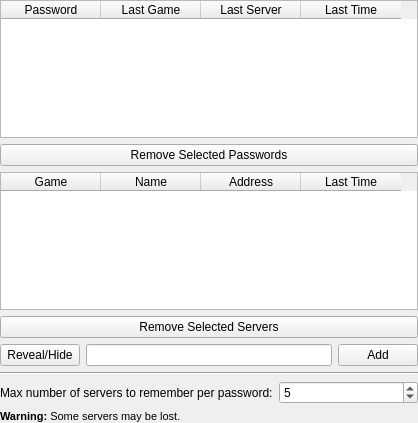
<?xml version="1.0" encoding="UTF-8"?>
<ui version="4.0">
 <class>CFGServerPasswords</class>
 <widget class="QWidget" name="CFGServerPasswords">
  <property name="geometry">
   <rect>
    <x>0</x>
    <y>0</y>
    <width>418</width>
    <height>423</height>
   </rect>
  </property>
  <layout class="QVBoxLayout" name="verticalLayout">
   <property name="margin">
    <number>0</number>
   </property>
   <item>
    <widget class="QTableWidget" name="tablePasswords">
     <property name="editTriggers">
      <set>QAbstractItemView::NoEditTriggers</set>
     </property>
     <property name="selectionBehavior">
      <enum>QAbstractItemView::SelectRows</enum>
     </property>
     <property name="verticalScrollMode">
      <enum>QAbstractItemView::ScrollPerPixel</enum>
     </property>
     <property name="horizontalScrollMode">
      <enum>QAbstractItemView::ScrollPerPixel</enum>
     </property>
     <property name="sortingEnabled">
      <bool>true</bool>
     </property>
     <property name="wordWrap">
      <bool>false</bool>
     </property>
     <attribute name="horizontalHeaderVisible">
      <bool>true</bool>
     </attribute>
     <attribute name="horizontalHeaderHighlightSections">
      <bool>false</bool>
     </attribute>
     <attribute name="verticalHeaderVisible">
      <bool>false</bool>
     </attribute>
     <attribute name="verticalHeaderHighlightSections">
      <bool>false</bool>
     </attribute>
     <column>
      <property name="text">
       <string>Password</string>
      </property>
     </column>
     <column>
      <property name="text">
       <string>Last Game</string>
      </property>
     </column>
     <column>
      <property name="text">
       <string>Last Server</string>
      </property>
     </column>
     <column>
      <property name="text">
       <string>Last Time</string>
      </property>
     </column>
    </widget>
   </item>
   <item>
    <widget class="QPushButton" name="btnRemovePasswords">
     <property name="text">
      <string>Remove Selected Passwords</string>
     </property>
    </widget>
   </item>
   <item>
    <widget class="QTableWidget" name="tableServers">
     <property name="editTriggers">
      <set>QAbstractItemView::NoEditTriggers</set>
     </property>
     <property name="selectionBehavior">
      <enum>QAbstractItemView::SelectRows</enum>
     </property>
     <property name="verticalScrollMode">
      <enum>QAbstractItemView::ScrollPerPixel</enum>
     </property>
     <property name="horizontalScrollMode">
      <enum>QAbstractItemView::ScrollPerPixel</enum>
     </property>
     <property name="sortingEnabled">
      <bool>true</bool>
     </property>
     <property name="wordWrap">
      <bool>false</bool>
     </property>
     <attribute name="horizontalHeaderHighlightSections">
      <bool>false</bool>
     </attribute>
     <attribute name="horizontalHeaderShowSortIndicator" stdset="0">
      <bool>true</bool>
     </attribute>
     <attribute name="verticalHeaderVisible">
      <bool>false</bool>
     </attribute>
     <attribute name="verticalHeaderHighlightSections">
      <bool>false</bool>
     </attribute>
     <column>
      <property name="text">
       <string>Game</string>
      </property>
     </column>
     <column>
      <property name="text">
       <string>Name</string>
      </property>
     </column>
     <column>
      <property name="text">
       <string>Address</string>
      </property>
     </column>
     <column>
      <property name="text">
       <string>Last Time</string>
      </property>
     </column>
    </widget>
   </item>
   <item>
    <widget class="QPushButton" name="btnRemoveServers">
     <property name="text">
      <string>Remove Selected Servers</string>
     </property>
    </widget>
   </item>
   <item>
    <layout class="QHBoxLayout" name="horizontalLayout">
     <item>
      <widget class="QPushButton" name="btnRevealHideToggle">
       <property name="text">
        <string notr="true">Reveal/Hide</string>
       </property>
      </widget>
     </item>
     <item>
      <widget class="QLineEdit" name="lePassword">
       <property name="echoMode">
        <enum>QLineEdit::Password</enum>
       </property>
      </widget>
     </item>
     <item>
      <widget class="QPushButton" name="btnAdd">
       <property name="text">
        <string>Add</string>
       </property>
      </widget>
     </item>
    </layout>
   </item>
   <item>
    <widget class="Line" name="line">
     <property name="orientation">
      <enum>Qt::Horizontal</enum>
     </property>
    </widget>
   </item>
   <item>
    <layout class="QFormLayout" name="formLayout">
     <property name="fieldGrowthPolicy">
      <enum>QFormLayout::AllNonFixedFieldsGrow</enum>
     </property>
     <item row="0" column="0">
      <widget class="QLabel" name="label">
       <property name="text">
        <string>Max number of servers to remember per password:</string>
       </property>
      </widget>
     </item>
     <item row="0" column="1">
      <widget class="QSpinBox" name="spinMaxPasswords">
       <property name="maximum">
        <number>999999999</number>
       </property>
       <property name="value">
        <number>5</number>
       </property>
      </widget>
     </item>
    </layout>
   </item>
   <item>
    <widget class="QLabel" name="lblServerLossWarning">
     <property name="text">
      <string>&lt;!DOCTYPE HTML PUBLIC &quot;-//W3C//DTD HTML 4.0//EN&quot; &quot;http://www.w3.org/TR/REC-html40/strict.dtd&quot;&gt;
&lt;html&gt;&lt;head&gt;&lt;meta name=&quot;qrichtext&quot; content=&quot;1&quot; /&gt;&lt;style type=&quot;text/css&quot;&gt;
p, li { white-space: pre-wrap; }
&lt;/style&gt;&lt;/head&gt;&lt;body style=&quot; font-family:'MS Shell Dlg 2'; font-size:8.25pt; font-weight:400; font-style:normal;&quot;&gt;
&lt;p style=&quot; margin-top:0px; margin-bottom:0px; margin-left:0px; margin-right:0px; -qt-block-indent:0; text-indent:0px;&quot;&gt;&lt;span style=&quot; font-size:8pt; font-weight:600;&quot;&gt;Warning:&lt;/span&gt;&lt;span style=&quot; font-size:8pt;&quot;&gt; Some servers may be lost.&lt;/span&gt;&lt;/p&gt;&lt;/body&gt;&lt;/html&gt;</string>
     </property>
    </widget>
   </item>
  </layout>
 </widget>
 <resources/>
 <connections>
  <connection>
   <sender>btnRemovePasswords</sender>
   <signal>clicked()</signal>
   <receiver>CFGServerPasswords</receiver>
   <slot>removeSelectedPasswords()</slot>
   <hints>
    <hint type="sourcelabel">
     <x>111</x>
     <y>166</y>
    </hint>
    <hint type="destinationlabel">
     <x>417</x>
     <y>256</y>
    </hint>
   </hints>
  </connection>
  <connection>
   <sender>btnAdd</sender>
   <signal>clicked()</signal>
   <receiver>CFGServerPasswords</receiver>
   <slot>addPasswordFromLineEdit()</slot>
   <hints>
    <hint type="sourcelabel">
     <x>406</x>
     <y>346</y>
    </hint>
    <hint type="destinationlabel">
     <x>416</x>
     <y>289</y>
    </hint>
   </hints>
  </connection>
  <connection>
   <sender>btnRevealHideToggle</sender>
   <signal>clicked()</signal>
   <receiver>CFGServerPasswords</receiver>
   <slot>toggleRevealHide()</slot>
   <hints>
    <hint type="sourcelabel">
     <x>85</x>
     <y>346</y>
    </hint>
    <hint type="destinationlabel">
     <x>417</x>
     <y>281</y>
    </hint>
   </hints>
  </connection>
  <connection>
   <sender>lePassword</sender>
   <signal>returnPressed()</signal>
   <receiver>CFGServerPasswords</receiver>
   <slot>addPasswordFromLineEdit()</slot>
   <hints>
    <hint type="sourcelabel">
     <x>317</x>
     <y>344</y>
    </hint>
    <hint type="destinationlabel">
     <x>208</x>
     <y>149</y>
    </hint>
   </hints>
  </connection>
  <connection>
   <sender>tablePasswords</sender>
   <signal>currentCellChanged(int,int,int,int)</signal>
   <receiver>CFGServerPasswords</receiver>
   <slot>onPasswordTableCellChange(int,int,int,int)</slot>
   <hints>
    <hint type="sourcelabel">
     <x>377</x>
     <y>109</y>
    </hint>
    <hint type="destinationlabel">
     <x>427</x>
     <y>120</y>
    </hint>
   </hints>
  </connection>
  <connection>
   <sender>btnRemoveServers</sender>
   <signal>clicked()</signal>
   <receiver>CFGServerPasswords</receiver>
   <slot>removeSelectedServers()</slot>
   <hints>
    <hint type="sourcelabel">
     <x>376</x>
     <y>316</y>
    </hint>
    <hint type="destinationlabel">
     <x>418</x>
     <y>354</y>
    </hint>
   </hints>
  </connection>
  <connection>
   <sender>spinMaxPasswords</sender>
   <signal>valueChanged(int)</signal>
   <receiver>CFGServerPasswords</receiver>
   <slot>showServerLossWarningIfNecessary()</slot>
   <hints>
    <hint type="sourcelabel">
     <x>375</x>
     <y>381</y>
    </hint>
    <hint type="destinationlabel">
     <x>418</x>
     <y>398</y>
    </hint>
   </hints>
  </connection>
 </connections>
 <slots>
  <slot>addPasswordFromLineEdit()</slot>
  <slot>removeSelectedPasswords()</slot>
  <slot>toggleRevealHide()</slot>
  <slot>onPasswordTableCellChange(int,int,int,int)</slot>
  <slot>removeSelectedServers()</slot>
  <slot>showServerLossWarningIfNecessary()</slot>
 </slots>
</ui>
